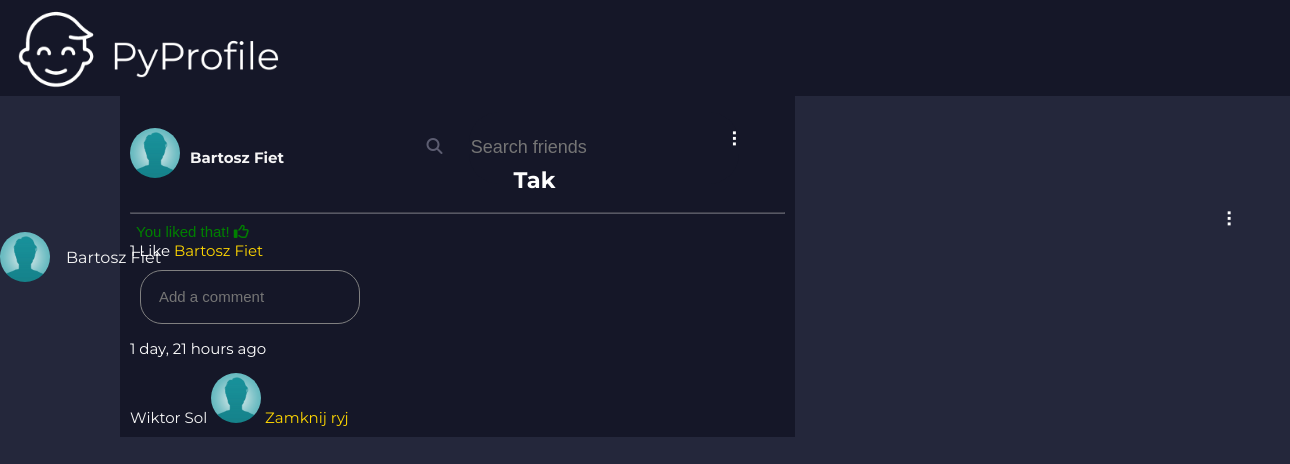
/detail_view/1 (signed in), run on the app's committed database.
### website/models.py (models this page shows, shortened)
class MyUser(AbstractBaseUser, PermissionsMixin):
    email = models.EmailField(db_index=True, unique=True, max_length=254)
    first_name = models.CharField(max_length=240)
    last_name = models.CharField(max_length=240)
    mobile = models.CharField(max_length=50)
    friends = models.ManyToManyField('self', blank=True)
    is_staff = models.BooleanField(default=True)
    is_active = models.BooleanField(default=True)
    is_superuser = models.BooleanField(default=False)
    objects= CustomUserManager()
    USERNAME_FIELD = 'email'
    REQUIRED_FIELDS = ['first_name', 'last_name', 'mobile']

class Post(models.Model):
    author = models.ForeignKey(MyUser, on_delete=models.CASCADE)
    post_content = models.TextField(blank=False, null=False)
    post_date = models.DateTimeField(auto_now_add=True)
    likes = models.ManyToManyField(MyUser, related_name='post_likes', blank=True)

class Reply_for_post(models.Model):
    post = models.ForeignKey(Post, related_name='comments', on_delete=models.CASCADE)
    reply_author = models.ForeignKey(MyUser, on_delete=models.CASCADE)
    reply_content = models.TextField(blank=False, null=False)
    reply_date = models.DateTimeField(auto_now_add=True)

### users/models.py (models this page shows, shortened)
class Profile(models.Model):
    user = models.OneToOneField(MyUser, null=True, on_delete=models.CASCADE)
    first_name = models.CharField(max_length=45)
    last_name = models.CharField(max_length=60)
    profile_picture = models.ImageField(default='profile_pics/Default.jpg', upload_to='profile_pics')

### website/views.py (the view)
# urls.py: path('detail_view/<int:pk>', detail_view, name='detail_view'),
@login_required(login_url='login')
def detail_view(request, pk):
    detail_post = Post.objects.filter(id=pk)
    context = {'detail_post' : detail_post}
    return render(request, 'website/detail_view.html', context)

### website/templates/website/detail_view.html (shortened to what this page needs)
{% extends 'website/base.html' %}
{% block title %}
{% include 'website/navbar.html' %}
{% endblock title %}
{% block content %}
    {% for post in detail_post%}
 <div class="post">
        <div id="post-author">
        <img style='float: left;' class='small_profile_picture' src="{{ post.author.profile.profile_picture.url }}">
        <span style="float:left;">
            <a href="{% url 'profile' post.author.id %}">
                <h4 style="padding-left: 10px;"> {{ post.author.first_name }}  {{ post.author.last_name }} </h4>
            </a>
        </span>
        </div>
        {% if user == post.author %}
    <div class="dropdown-container" tabindex="-1">
        <div class="three-dots"></div>
    </div>
        {% endif%}
        <br>
        <div class="post-text">
            <span style="text-align: center;"><h2>{{ post.post_content }}</h2></span>
            <hr style="opacity:30%;">
            <form action="{% url 'like_post' post.id %}" method="post">
            {% if user not in post.likes.all%}
                <button type="submit" class="like-btn-without-bg" name="post_id_like" value="{{post.id}}" style="color: white">Like <i class="fa-regular fa-thumbs-up" style="color:white;"></i></button>
            {%else%}
                <button type="submit" class="like-btn-without-bg" name="post_id_like" value="{{post.id}}" style="color: Green;">You liked that! <i class="fa-regular fa-thumbs-up" style="color:Green;"></i></button>
            {%endif%}
            </form>
            {% if post.likes.all.count == 1 %}
                {{post.likes.all.count}} Like
            {% else %}
                {{post.likes.all.count}} Likes
            {% endif %}
            {% for likes in post.likes.all %}
            <span style="color: gold">
                {{likes.first_name}}
                {{likes.last_name}}
            </span>
            {% endfor %}
        </div>
        <form method="post">
            <input  type="text" name="reply_content"  class="my-reply-content-class" placeholder="Add a comment">
        </form>
        {% for replies in post.comments.all %}
            <p>{{replies.reply_date|timesince}} ago</p>
                <a href="{% url 'profile' replies.reply_author.id %}">
                    {{replies.reply_author.first_name}}
                    {{replies.reply_author.last_name}}
                    <img class='small_profile_picture' src="{{ replies.reply_author.profile.profile_picture.url }}">
                </a>
            <span style="color:gold;">{{replies.reply_content}}</span>
        {% endfor %}
    </div>
    <br><br><br>
    {% endfor %}
{% endblock content %}

### website/templates/website/navbar.html (shortened to what this page needs)
{% load static %}
<head>
</head>
<div class="navbar">
<a href="{% url 'index' %}"><img src="{% static 'PyProfile.png' %}" style='width:300px; height:auto; float:left; padding-top: 5px;' alt="logo"></a>
    <form class="form-search" method="post" action="{% url 'search_users' %}">
        <div id="search-friends">
        <i class="fa fa-search" aria-hidden="true" style="color: #5c5d71; float:left; padding: 5.5%;"></i>
            <input type="search" class="input-search-friends" placeholder="Search friends" name="search">
        </div>
    </form>
        <img class='small_profile_picture' style="float:left; margin-top: 1.5em;" src="{{ user.profile.profile_picture.url }}">
        <span style="padding: 2.5em 0 0 1em; float:left;">
            <a href="{% url 'profile' user.id %}">{{user.first_name}} {{user.last_name}}</a>
        </span>
<br><br>
            <div class="dropdown-container" tabindex="-1">
                <div class="three-dots"></div>
            </div>
</div>

### website/static/style.css (style rules this page uses)
:root { --bg-color: #151728; --font: 'Montserrat', sans-serif; --font-color: #5c5d71; --bg-behind: #ccc8db; }
html { font-family: var(--font); color: white; }
body { color: white; padding:0px; margin:0px; height:100%; background-repeat: no-repeat; background-attachment: fixed; background-color: #24273b; }
.like-btn-without-bg { background-color: Transparent; background-repeat:no-repeat; border: none; color:white; cursor:pointer; font-size: 15px; }
input[type=password], input[type=text], input[type=text].my-firstname-class, input[type=text].my-mobile-class, input[type=text].my-lastname-class, input[type=email] { border:none; outline:none; display:inline-block; height:54px; vertical-align:middle; position:relative; border-radius:22px; width:220px; box-sizing:border-box; margin-left:10px; padding:0 18px; color:whitesmoke; background-color: var(--bg-color); margin-top:10px; font-size:15px; }
.small_profile_picture { height: 50px; width: auto; border-radius: 50px; }
.navbar { background-color: var(--bg-color); height: 6em; width: 100%; float:left; margin-bottom: 2em; padding-top:0px; margin-top:0px; }
.input-search-friends { float:left; background-color: var(--bg-color); color: whitesmoke; width:15em; height:4em; font-size: 18px; border: none; border-radius: 30px; outline: none; }
input[type=text].my-reply-content-class { border:solid 1px gray; outline:none; display:inline-block; height:54px; vertical-align:middle; position:relative; border-radius:22px; width:220px; box-sizing:border-box; margin-left:10px; padding:0 18px; color:whitesmoke; background-color: var(--bg-color); margin-top:10px; font-size:15px; }
#search-friends { float:left; width: 30em; height: 6em; padding: 1em 25em 0em 25em; }
a:link, a:visited, a:hover { text-decoration: none; color: whitesmoke; }
.post { background-color: var(--bg-color); color:white; padding:10px; width: 45em; height:auto; margin: 0em 8em 0em 8em; font-size: 15px; box-sizing: border-box; }
.post-text { box-sizing: border-box; }
#post-author { float:left; box-sizing: border-box; }
.three-dots:after { cursor: pointer; color: white; content: '\2807'; font-size: 20px; padding: 0 5px; box-sizing: border-box; }
a { text-decoration: none; color: white; }
.dropdown-container { float:right; }

### data on the page
MyUser: profile.profile_picture (placeholder picture), first_name "Bartosz", last_name "Fiet"
Post: author.profile.profile_picture (placeholder picture), author.first_name "Bartosz", author.last_name "Fiet", post_content "Tak", likes.all.count "1"
Reply_for_post: reply_date "1 day, 21 hours", reply_author.first_name "Wiktor", reply_author.last_name "Sol", reply_author.profile.profile_picture (placeholder picture), reply_content "Zamknij ryj"
